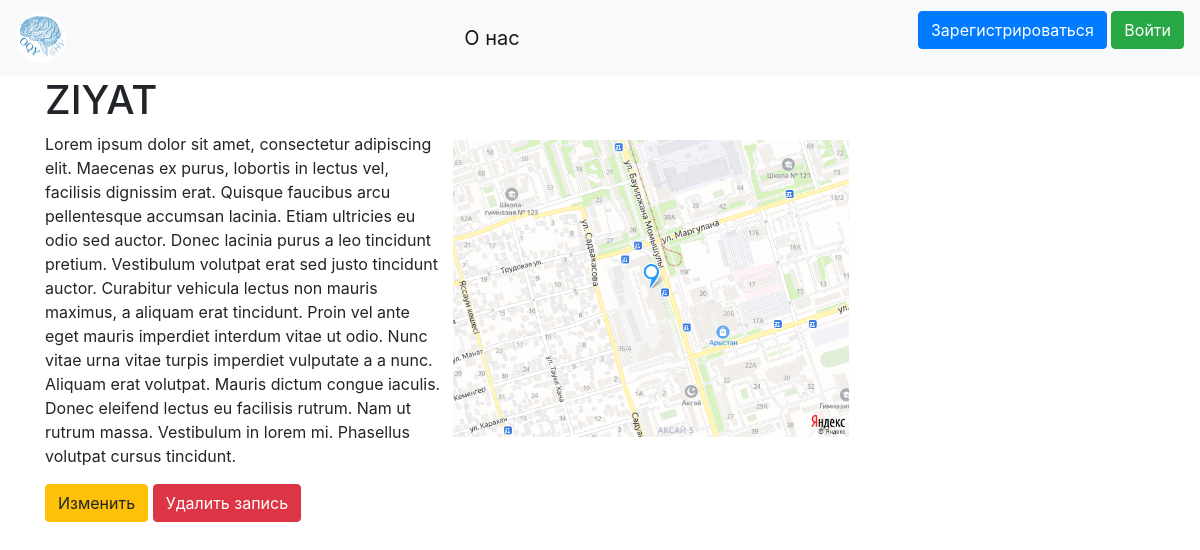
The app's page /organizations/1 with its own data.
### data/organization.py (models this page shows, shortened)
class Organization(SqlAlchemyBase, UserMixin, SerializerMixin):
    __tablename__ = 'organizations'
    id = sqlalchemy.Column(sqlalchemy.Integer, primary_key=True, autoincrement=True)
    organization_name = sqlalchemy.Column(sqlalchemy.Text)
    description = sqlalchemy.Column(sqlalchemy.Text)
    owner_id = sqlalchemy.Column(sqlalchemy.Integer, sqlalchemy.ForeignKey("users.id"), nullable=True)
    address = sqlalchemy.Column(sqlalchemy.Text)
    contact_number = sqlalchemy.Column(sqlalchemy.Text)
    owner = orm.relation('User', back_populates='organizations')
    logo = sqlalchemy.Column(sqlalchemy.Text)
    address_ll = sqlalchemy.Column(sqlalchemy.Text)

### main.py (the view)
@app.route('/organizations/<int:org_id>', methods=['GET', 'POST'])
def organization_id(org_id):
    session = db_session.create_session()
    organization = session.query(Organization).get(org_id)
    return render_template('organization.html',
                           title=organization.organization_name,
                           item=organization)

### data/db_session.py (called while the page is built)
def create_session() -> Session:
    global __factory
    return __factory()

### templates/organization.html
{% extends "base.html" %}
{% block content %}
    <link href="\static\css\style.css" rel="stylesheet" type="text/css">
    <div class="text">
        <h1>{{item.organization_name}}</h1>
        <p>Lorem ipsum dolor sit amet, consectetur adipiscing elit. Maecenas ex purus, lobortis in lectus vel, facilisis dignissim erat. Quisque faucibus arcu pellentesque accumsan lacinia. Etiam ultricies eu odio sed auctor. Donec lacinia purus a leo tincidunt pretium. Vestibulum volutpat erat sed justo tincidunt auctor. Curabitur vehicula lectus non mauris maximus, a aliquam erat tincidunt. Proin vel ante eget mauris imperdiet interdum vitae ut odio. Nunc vitae urna vitae turpis imperdiet vulputate a a nunc. Aliquam erat volutpat. Mauris dictum congue iaculis. Donec eleifend lectus eu facilisis rutrum. Nam ut rutrum massa. Vestibulum in lorem mi. Phasellus volutpat cursus tincidunt.</p>
        <img src="../static/img/{{item.address_ll}}.png" class="img-fluid" alt="YANDEX MAP">
  </div>
      <div>
            <a class="btn btn-warning" href="/addorganization">Изменить</a>
            <a class="btn btn-danger" href="/deleteorganization/{{item.id}}">Удалить запись</a>
      </div>
{% endblock %}

### static/css/style.css (style rules this page uses)
.text { width:33vw; min-width: 100px; display: inline-block; position: relative; }
.img-fluid { display: inline-block; position: absolute; top:4em; left:34vw; width:33vw; min-width: 100px; }

### records on screen
Organization: organization_name "ZIYAT", address_ll (picture)
